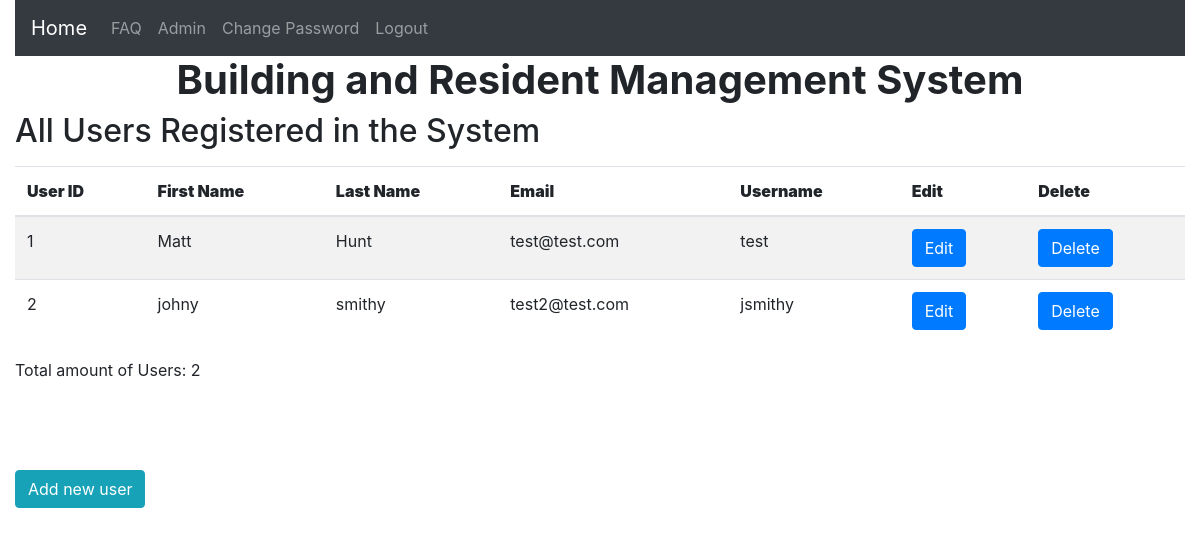
Page /admin_page.php (signed in) on the earlier database version.
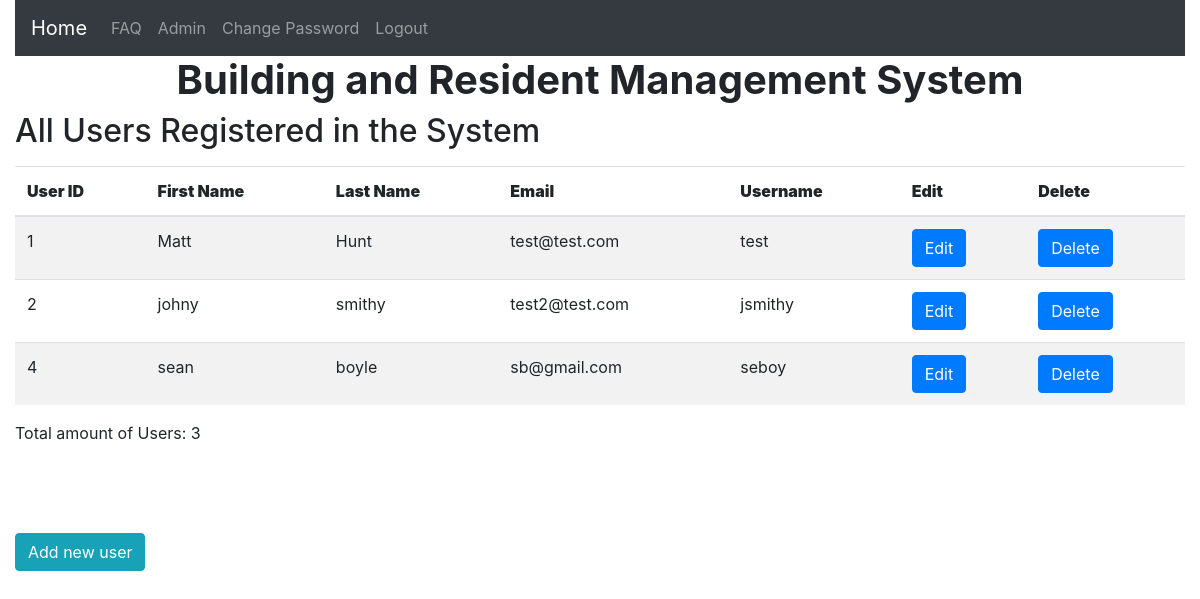
Same page on the later database version.
### tables this page shows
CREATE TABLE `Users` (
  `UserID` int(11) NOT NULL AUTO_INCREMENT,
  `FirstName` varchar(100) NOT NULL,
  `LastName` varchar(100) NOT NULL,
  `Email` varchar(100) NOT NULL,
  `Username` varchar(100) NOT NULL,
  `Password` varchar(100) NOT NULL,
  `Edit` varchar(10) NOT NULL DEFAULT 'Edit',
  `Del` varchar(10) NOT NULL DEFAULT 'Delete',
  `UserLevel` tinyint(3) unsigned NOT NULL DEFAULT '0',
  PRIMARY KEY (`UserID`),
  UNIQUE KEY `Username` (`Username`)
);

### admin_page.php (the view, shortened to what this page needs)
<!doctype html>
<html lang="en">
<head>
</head>
<body>
<div class="col-sm-12" id="container">
    <?php include('header.php'); ?>
<div id="content">
<h2>All Users Registered in the System</h2>
<p>
<?php
    require ('mysqli_connect.php');
    $pagerows = 20;
    if (isset($_GET['s']) && is_numeric ($_GET['s'])) {
        $start = $_GET['s'];
    } else {
        $start = 0;
    }
    $q = "SELECT UserID, FirstName, LastName, Email, Username, Edit, Del FROM Users ORDER BY UserID ASC LIMIT $start, $pagerows";
    $result = mysqli_query ($dbcon, $q);
    if ($result) {
    echo '<table class="table table-striped" cellspacing="15">
        <thead>
        <tr><th scope="col"><b>User ID</b></th>
        <th scope="col"><b>First Name</b></th>
        <th scope="col"><b>Last Name</b></th>
        <th scope="col"><b>Email</b></th>
        <th scope="col"><b>Username</b></th>
        <th scope="col"><b>Edit</b></th>
        <th scope="col"><b>Delete</b></th></tr>
        </thead>
        <tbody>';
    while ($row = mysqli_fetch_array($result, MYSQLI_ASSOC)) {
        echo '<tr>
            <td>' . $row['UserID'] . '</td>
            <td>' . $row['FirstName'] . '</td>
            <td>' . $row['LastName'] . '</td>
            <td>' . $row['Email'] . '</td>
            <td>' . $row['Username'] . '</td>
            <td><a href="edit_user.php?id=' . $row['UserID'] . '"class="btn btn-primary">Edit</a></td>
            <td><a href="delete_user.php?id=' . $row['UserID'] . '"class="btn btn-primary">Delete</a></td>
            </tr>';
        }
        echo '</tbody> </table>';
    } else {
        echo '<p class="error">An error has occured, Users cannot be displayed</p>';
        echo '<p>' . mysqli_error($dbcon) . '<br><br>Query: ' . $q . '</p>';
    }
    $q = "SELECT COUNT(UserID) FROM Users";
    $result = mysqli_query ($dbcon, $q);
    $row = mysqli_fetch_array ($result, MYSQLI_NUM);
    $users = $row[0];
    echo "<p>Total amount of Users: $users</p>";
?>
</p>
    <br>
    <br>
    <br>
    <div id="add">
        <a href="register_user.php" class="btn btn-info">Add new user</a>
    </div>
    </div>
    </div>
</body>
</html>

Differences in the rows shown:
added users: UserID "4", FirstName "sean", LastName "boyle", Email "sb@gmail.com", Username "seboy"
Other differences:
$users: "2" → "3"
